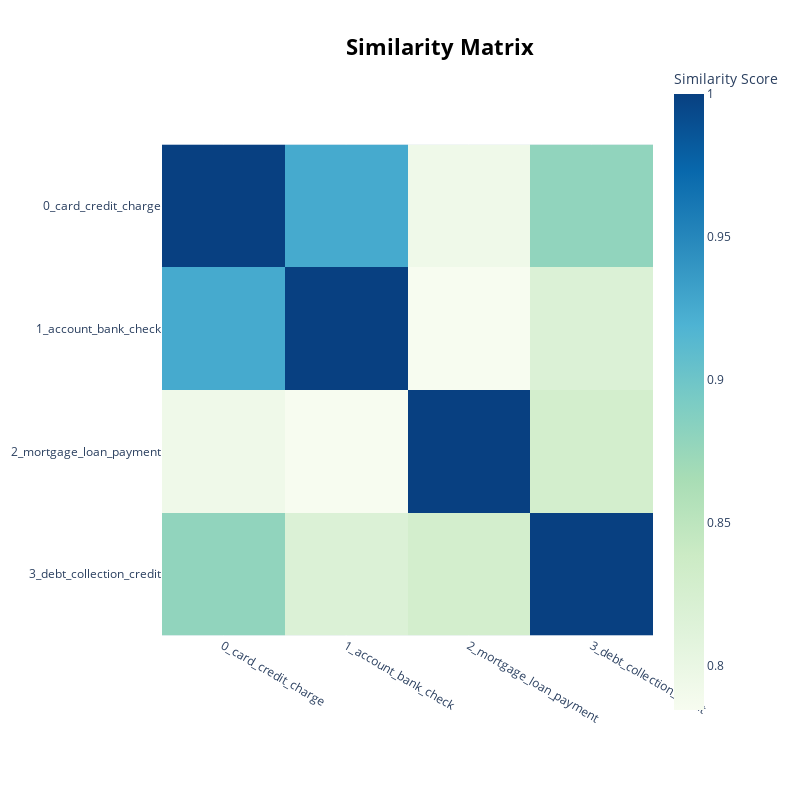

Write notebook code for a chart like this one.
### Code cell
topic_model.visualize_heatmap()

### Figure 1 — Plotly figure (JSON) as saved in the notebook; plotly's stock layout.template omitted (floating-point values rounded to 4 significant figures)
{"data": [{"coloraxis": "coloraxis", "hovertemplate": "x: %{x}<br>y: %{y}<br>Similarity Score: %{z}<extra></extra>", "name": "0", "type": "heatmap", "x": ["0_card_credit_charge", "1_account_bank_check", "2_mortgage_loan_payment", "3_debt_collection_credit"], "xaxis": "x", "y": ["0_card_credit_charge", "1_account_bank_check", "2_mortgage_loan_payment", "3_debt_collection_credit"], "yaxis": "y", "z": [[1.0, 0.9252, 0.7936, 0.8794], [0.9252, 1, 0.7845, 0.8182], [0.7936, 0.7845, 1, 0.8285], [0.8794, 0.8182, 0.8285, 1.0]]}], "layout": {"coloraxis": {"colorbar": {"title": {"text": "Similarity Score"}}, "colorscale": [[0, "rgb(247,252,240)"], [0.125, "rgb(224,243,219)"], [0.25, "rgb(204,235,197)"], [0.375, "rgb(168,221,181)"], [0.5, "rgb(123,204,196)"], [0.625, "rgb(78,179,211)"], [0.75, "rgb(43,140,190)"], [0.875, "rgb(8,104,172)"], [1, "rgb(8,64,129)"]]}, "height": 800, "hoverlabel": {"bgcolor": "white", "font": {"family": "Rockwell", "size": 16}}, "legend": {"title": {"text": "Trend"}}, "margin": {"t": 60}, "showlegend": true, "title": {"font": {"color": "Black", "size": 22}, "text": "<b>Similarity Matrix</b>", "x": 0.55, "xanchor": "center", "y": 0.95, "yanchor": "top"}, "width": 800, "xaxis": {"anchor": "y", "constrain": "domain", "domain": [0, 1], "scaleanchor": "y"}, "yaxis": {"anchor": "x", "autorange": "reversed", "constrain": "domain", "domain": [0, 1]}}}
